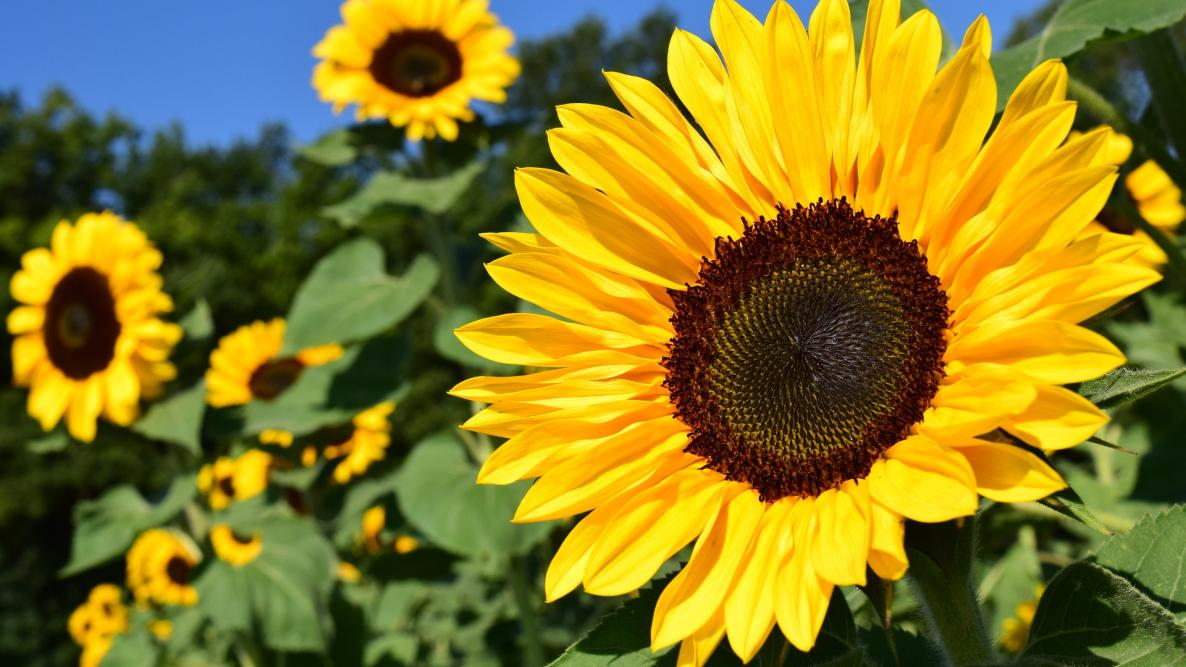
#> input picture Labs/Lab 3/sunflower.jpg, 1186 x 667 px
$ python answer3.py
#> lines starting #> are read from the running program, lines starting #| are printed output that depends on the picture
# BGR histogram
import cv2
import numpy as np
import matplotlib.pyplot as plt

img = cv2.imread("sunflower.jpg", 1)
#> img is the input picture: shape (667, 1186, 3); mean B, G, R 35.4, 122, 134.6
color = ('b', 'g', 'r')

for i, col in enumerate(color):
    hist = cv2.calcHist([img], [i], None, [256], [0, 256])
    plt.plot(hist, color=col)
    plt.xlim([0, 256])

plt.title("BGR Histogram")
plt.xlabel("Pixel Intensity")
plt.ylabel("Number of Pixels")
plt.show()
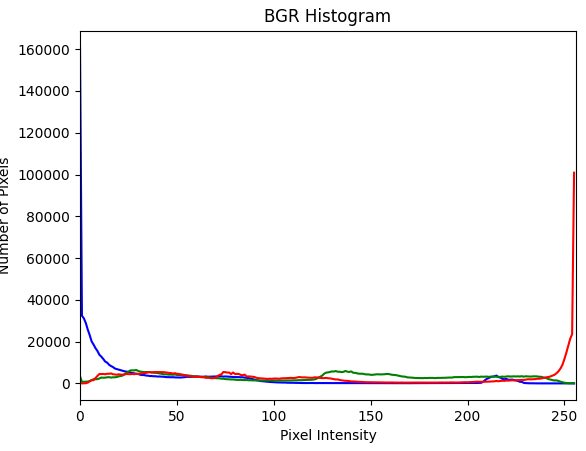
#> figure drawn by matplotlib, 1 panel; curve peaks at x = 0, y = 160854; curve peaks at x = 29, y = 6440; curve peaks at x = 255, y = 100877
